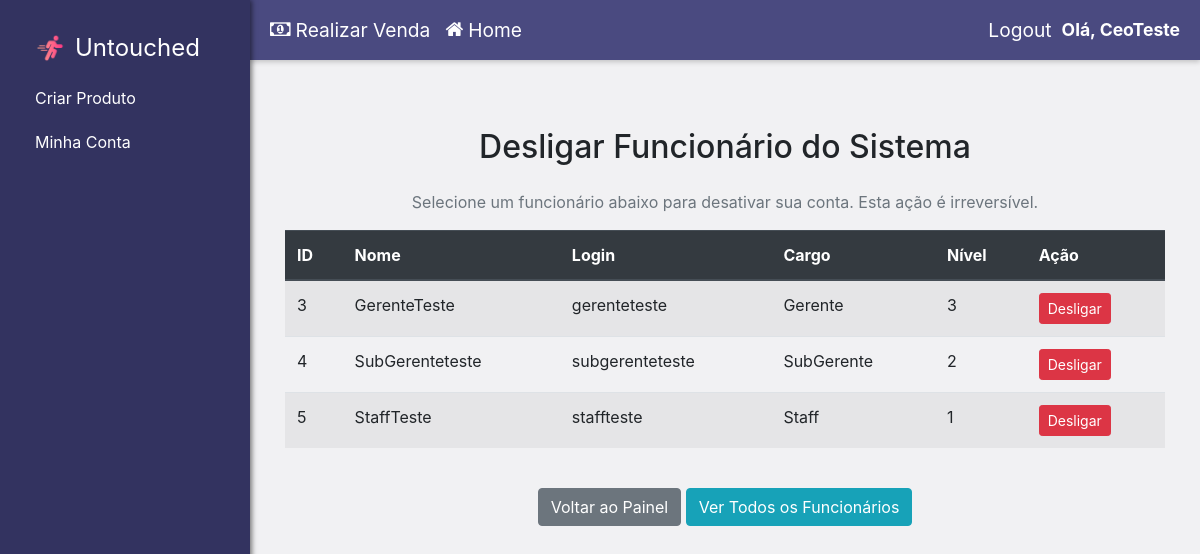
/desligar_funcionario_page (signed in), run on the app's committed database.
### website/model/Users/Gerente.py (models this page shows, shortened)
class Gerente(Funcionario):
    __mapper_args__ = {
        'polymorphic_identity': 6
    }

### website/controller/homeController.py (the view)
@homeC.route('/desligar_funcionario_page', methods=['GET'])
@login_required
def desligar_funcionario_page():
    if not (current_user.is_authenticated and current_user.nivel == 4):
        print("Você não tem permissão para desligar funcionários.", 'danger')
        return redirect(url_for('homeC.home_funcionario'))
    funcionarios_desligamento = UserDatabaseService.listar_funcionarios(exclude_ceo=True)
    funcionarios_desligamento = [f for f in funcionarios_desligamento if f.id != current_user.id]
    return render_template('desligar_funcionario.html', funcionarios=funcionarios_desligamento)

### website/model/Users/User.py (called while the page is built)
    @property
    def id(self):
        return self._id

### website/service/UserDatabaseService.py (called while the page is built)
    @staticmethod
    def listar_funcionarios(exclude_ceo=False): # Adicionar opção para excluir CEO
        query = Funcionario.query # Isso já filtra para Funcionario e suas subclasses
        if exclude_ceo:
            query = query.filter(User.tipo_usuario != 7) # Filtra onde tipo_usuario não é 7 (CEO)
        return query.all()

### website/templates/desligar_funcionario.html (shortened to what this page needs)
{% extends 'layout.html' %}
{% block content %}
<div class="container mt-5">
    <h2 class="mb-4 text-center">Desligar Funcionário do Sistema</h2>
    <p class="text-center text-muted">Selecione um funcionário abaixo para desativar sua conta. Esta ação é irreversível.</p>
    <div class="table-responsive">
        <table class="table table-striped table-hover">
            <thead class="thead-dark">
                <tr>
                    <th>ID</th>
                    <th>Nome</th>
                    <th>Login</th>
                    <th>Cargo</th>
                    <th>Nível</th>
                    <th>Ação</th>
                </tr>
            </thead>
            <tbody>
                {% for funcionario in funcionarios %}
                <tr>
                    <td>{{ funcionario.id }}</td>
                    <td>{{ funcionario.nome }}</td>
                    <td>{{ funcionario.login }}</td>
                    <td>
                        {% if funcionario.tipo_usuario == 4 %}Staff
                        {% elif funcionario.tipo_usuario == 5 %}SubGerente
                        {% elif funcionario.tipo_usuario == 6 %}Gerente
                        {% else %}Func. Desconhecido ({{ funcionario.tipo_usuario }})
                        {% endif %}
                    </td>
                    <td>{{ funcionario.nivel if funcionario.nivel is not none else 'N/A' }}</td>
                    <td>
                        <form method="POST" action="{{ url_for('homeC.desligar_funcionario_action', funcionario_id=funcionario.id) }}"
                              onsubmit="return confirm('Tem certeza que deseja desligar o funcionário {{ funcionario.nome }}? Esta ação é irreversível e removerá todos os dados de vendas associados!');">
                            <button type="submit" class="btn btn-sm btn-danger">Desligar</button>
                        </form>
                    </td>
                </tr>
                {% else %}
                <tr>
                    <td colspan="6" class="text-center">Nenhum funcionário elegível para desligamento.</td>
                </tr>
                {% endfor %}
            </tbody>
        </table>
    </div>
    <div class="text-center mt-4">
        <a href="{{ url_for('homeC.home_funcionario') }}" class="btn btn-secondary">Voltar ao Painel</a>
        <a href="{{ url_for('homeC.gerenciar_funcionarios') }}" class="btn btn-info">Ver Todos os Funcionários</a>
    </div>
</div>
{% endblock %}

### website/templates/layout.html (shortened to what this page needs)
<!DOCTYPE html>
<html>
<head>
    <link
        rel="stylesheet"
        href="https://stackpath.bootstrapcdn.com/bootstrap/4.4.1/css/bootstrap.min.css"
    />
    <link
        rel="stylesheet"
        href="https://stackpath.bootstrapcdn.com/font-awesome/4.7.0/css/font-awesome.min.css"
    />
</head>
<body>
    <div class="sidebar">
        <div class="navbar-nav">
            <a class="navbar-brand" href="{{ url_for('homeC.home') }}">
                <img src="{{ url_for('static', filename='images/logo.png') }}" alt="Nossa Logo" height="30">
                <span style="font-size: 1.2em;">Untouched</span>
            </a>
            {% block sidebar_specific_content %}
                {% if current_user.is_authenticated and current_user.tipo_usuario >= 5 %}
                    <a class="nav-item nav-link" href="{{ url_for('productC.criar_produto') }}">Criar Produto</a>
                {% endif %}
                {% if current_user.is_authenticated%}
                    {%if current_user.tipo_usuario > 2%}
                        <a class="nav-item nav-link" href="{{ url_for('homeC.home_funcionario') }}">Minha Conta</a>
                    {%else%}
                        <a class="nav-item nav-link" href="{{ url_for('homeC.home_cliente') }}">Minha Conta</a>
                    {%endif%}
                {%else%}
                    <a class="nav-item nav-link" href="{{ url_for('loginC.login_page') }}">Login</a>
                    <a class="nav-item nav-link" href="{{ url_for('signC.sign_up') }}">Sign Up</a>
                {% endif %}
            {% endblock %}
        </div>
    </div>
    <div class="main-content-area">
        <div class="topbar">
            <div class="welcome-section">
                {% if current_user.is_authenticated %}
                {% if current_user.is_authenticated and current_user.tipo_usuario > 3 %}
                    <a class="cart-link" href="{{ url_for('vendaC.carrinho_venda') }}">
                        <i class="fa fa-money"></i> Realizar Venda
                    </a>
                {% endif %}
                {%endif%}
                <a class="home-link" href="{{ url_for('homeC.home') }}">
                    <i class="fa fa-home"></i> Home
                </a>
            </div>
            <div class="auth-info">
                {% if current_user.is_authenticated %}
                    <a class="auth-link" href="{{ url_for('loginC.logout') }}">Logout</a>
                    <span class="welcome-message">Olá, {{ current_user.nome }}</span>
                {% else %}
                    <a class="auth-link" href="{{ url_for('loginC.login_page') }}">Login</a>
                    <a class="auth-link" href="{{ url_for('signC.sign_up') }}">Sign Up</a>
                {% endif %}
            </div>
        </div>
        <div class="content-wrapper">
          {% block content %}
          {% endblock %}
        </div>
    </div>
</body>
</html>

### website/templates/layout.html (style rules this page uses)
body { display: flex; min-height: 100vh; margin: 0; background-color: #eeeef0c5; }
.sidebar { width: 250px; flex-shrink: 0; background-color: #333360; color: white; padding: 20px; box-shadow: 2px 0 5px rgba(0,0,0,0.5); position: sticky; top: 0; height: 100vh; overflow-y: auto; display: flex; flex-direction: column; }
.sidebar .navbar-brand, .sidebar .nav-link { color: white !important; padding: 10px 15px; display: flex; align-items: center; text-decoration: none; }
.sidebar .navbar-brand img { margin-right: 10px; }
.main-content-area { flex-grow: 1; display: flex; flex-direction: column; }
.topbar { background-color: #4a4a80; color: white; padding: 10px 20px; display: flex; justify-content: space-between; align-items: center; box-shadow: 0 2px 5px rgba(0,0,0,0.2); height: 60px; flex-shrink: 0; }
.topbar .welcome-section { display: flex; align-items: center; gap: 15px; }
.topbar .welcome-message { font-size: 1.1em; font-weight: bold; }
.topbar .home-link, .topbar .cart-link, .topbar .auth-link, .topbar .my-account-link { color: white !important; text-decoration: none; font-size: 1.2em; display: flex; align-items: center; transition: color 0.2s ease-in-out; }
.topbar .home-link i, .topbar .cart-link i { margin-right: 5px; }
.topbar .auth-info { display: flex; align-items: center; gap: 10px; }
.content-wrapper { flex-grow: 1; padding: 20px; }

### data on the page
Gerente: nome "CeoTeste"
Gerente: id "3", nome "GerenteTeste", login "gerenteteste", tipo_usuario "Gerente", nivel "3"
Gerente: id "4", nome "SubGerenteteste", login "subgerenteteste", tipo_usuario "SubGerente", nivel "2"
Gerente: id "5", nome "StaffTeste", login "staffteste", tipo_usuario "Staff", nivel "1"
